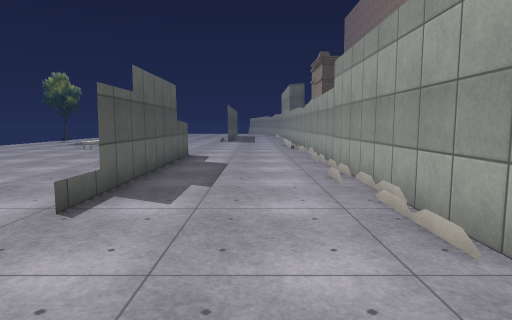
[1] (above)

17 first-person views from a walk through a 3-D level made in the Unity game engine. The camera is 1.4 m above the floor, tilts 6° down and sees 75° across. The floor is counted in squares, 1 m on a side. Each view is taken from the middle of a square. On the plan, view 1 faces up. The plan holds only what a view shows up to about 15 squares ahead; the rest is blank. The place goes on beyond the plan. Some surface patterns are stand-ins.

[2]
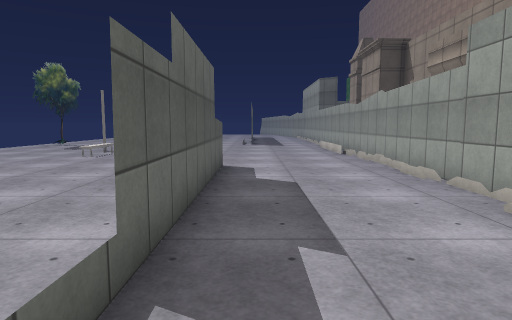

[3]
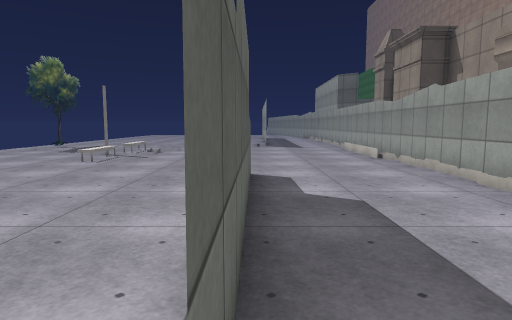

[4]
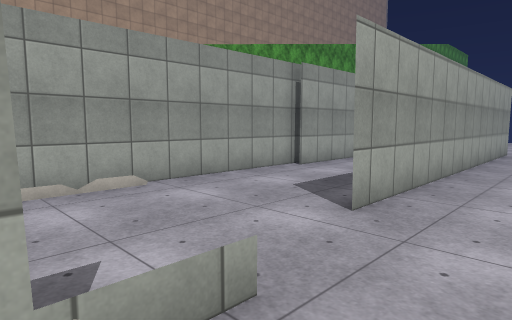

[5]
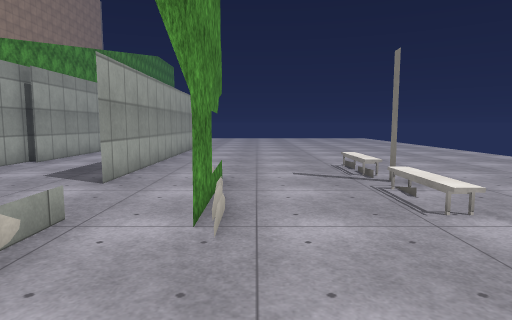

[6]
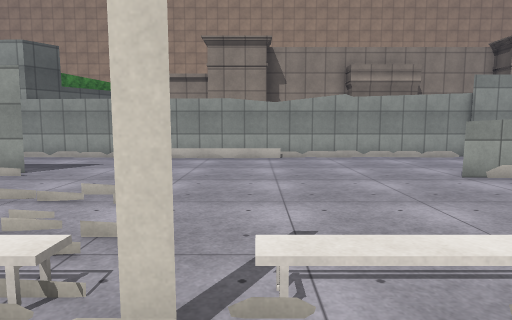

[7]
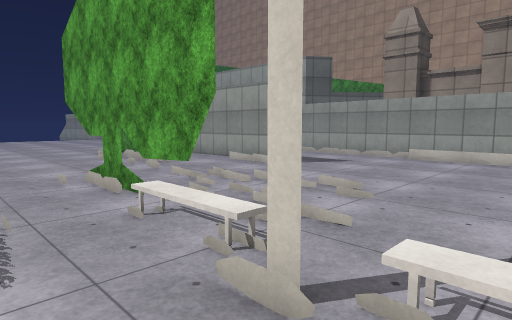

[8]
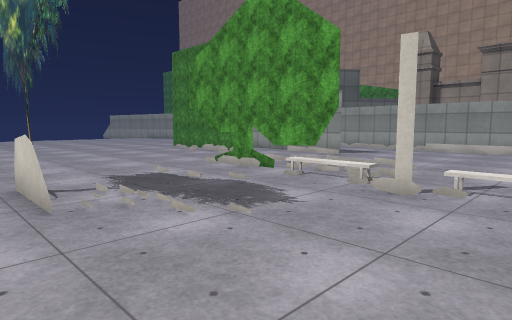

[9]
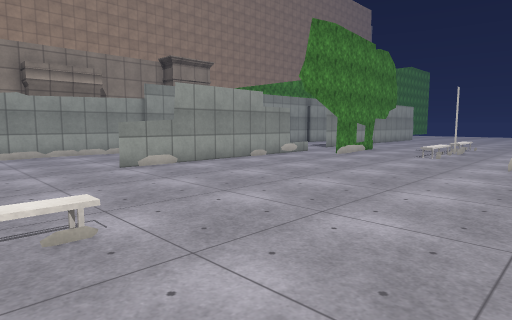

[10]
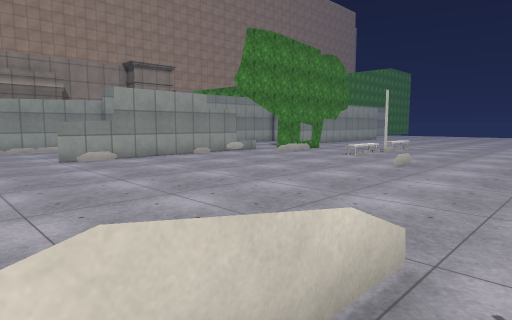

[11]
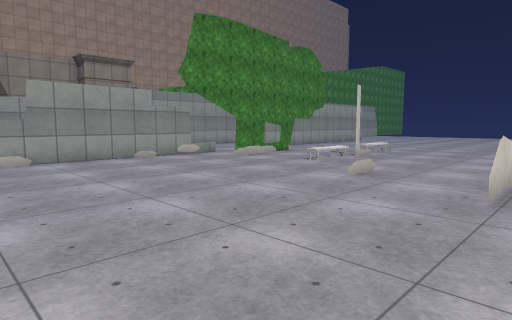

[12]
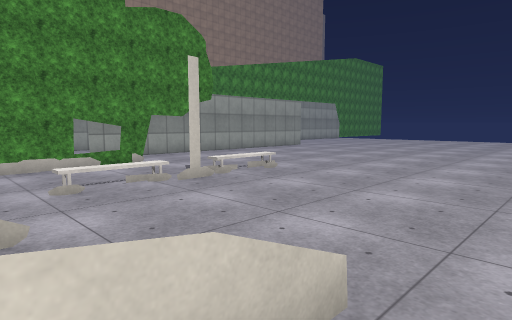

[13]
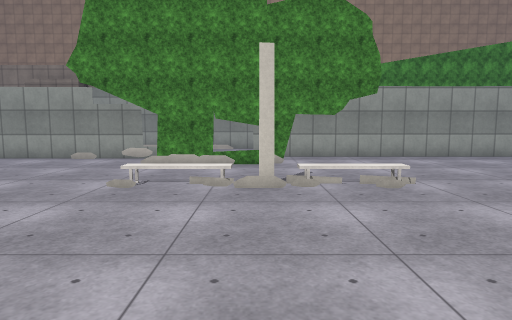

[14]
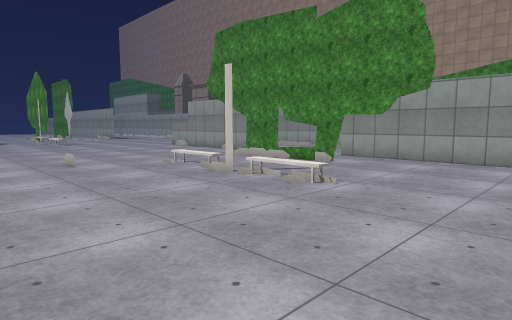

[15]
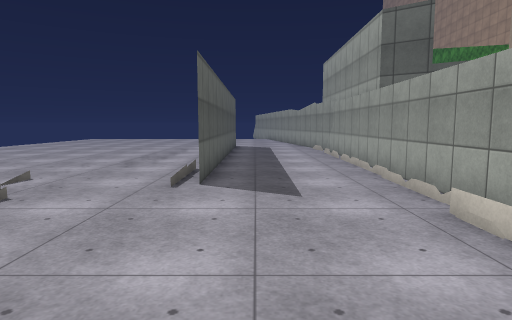

[16]
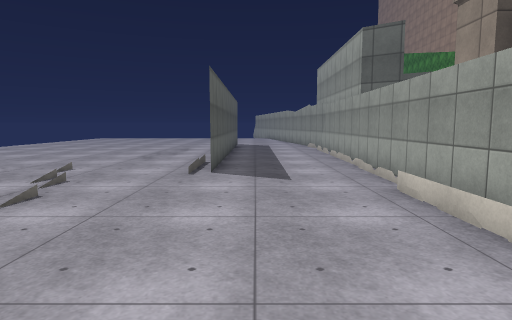

[17]
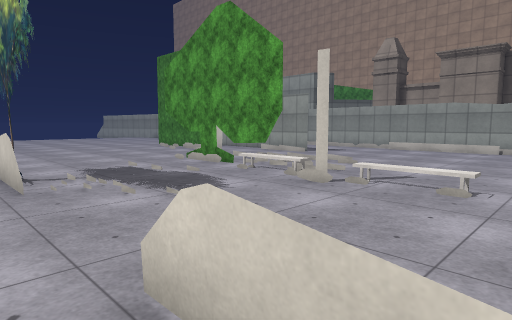

### Floor plan
Key: @ floor where view 1 was taken; # wall or solid block; . floor; / step, stairs or slope; = window, fence, low wall or low ledge; T thing the floor can be seen under or through.
Columns run from 17 left of view 1 to 3 right of it. Each row starts with its distance up from view 1.
 31   .............#....#
 30  .......T......#....#
 29  .......T......#....#
 28  =......T......#....#
 27  #=.....T...........#
 26  =......T...........#
 25  =......T...........#
 24  .......T...........#
 23 ....................#
 22 .......#............#
 21 ....................#
 20 ....................#
 19 .= .................#
 18  = .................#
 17 .= .................#
 16 .= .................#
 15 ..............#.....#
 14  .............#.....#
 13 ..............#.....#
 12 ..............#.....#
 11  .............#.....#
 10  .............#.....#
  9  =............#.....#
  8  =............#.....#
  7 .=............#.....#
  6  =..................#
  5  =....../...#.......#
  4 ......../...#.......#
  3 ......../...#.......#
  2 ........#...#..#....#
  1  ......./...#..#....#
  0  ......./......#.@..#
 -1  ......./......#....#
 -2  ..............# ...#
 -3  ..............# ..##
 -4 ...............#  .#
 -5 ...............#  .#
 -6  ........ .....#   #

Positions as (right, up) in squares from view 1, and headings:
1: (0, 0), facing up
2: (-2, 4), facing up
3: (-3, 6), facing up
4: (-5, 7), facing down-right
5: (-6, 10), facing down
6: (-12, 21), facing right
7: (-12, 20), facing up-right
8: (-17, 19), facing up-right
9: (-14, 20), facing down-right
10: (-17, 19), facing down-right
11: (-17, 16), facing down-right
12: (-17, 7), facing down-right
13: (-17, 2), facing right
14: (-16, -6), facing up-right
15: (-1, 20), facing up
16: (-1, 18), facing up
17: (-17, 17), facing up-right
